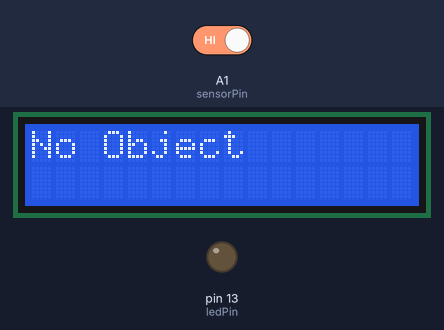
The sketch below on a simulated Arduino Uno, built with avr-gcc and run on an emulated ATmega328P. Parts: 16×2 character LCD, output pins drawn as LEDs (lit = HIGH). The test bench sets the inputs (shaded band); at power-on: A1 (sensorPin) HIGH. What the sketch prints to the serial monitor is not drawn.

Above: at 1.2 s.
1.3 s: A1 (sensorPin) driven LOW
At 2.6 s:
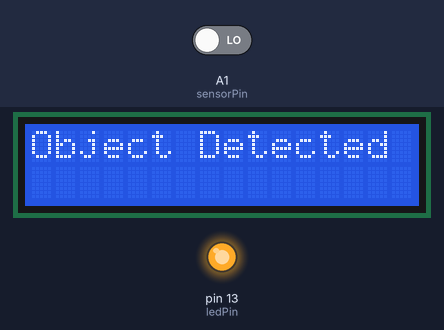
3.1 s: A1 (sensorPin) driven HIGH
At 4.3 s:
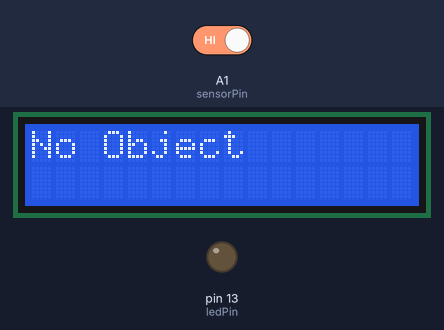
Timing chart, 0 to 6.1 s (numbered marks = the images above; inputs shaded):
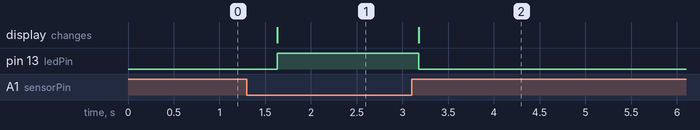

The sketch:

IR_Sensordata_read.ino
```cpp
#include <Wire.h>
#include <LiquidCrystal_I2C.h>

const int sensorPin = A1;        // OUT pin of the sensor connected to A1
const int ledPin = 13;           // Built-in LED on Arduino Uno
LiquidCrystal_I2C lcd(0x27, 16, 2); // I2C LCD address (0x27) and size (16x2)

void setup() {
  pinMode(sensorPin, INPUT_PULLUP); // Use internal pull-up resistor for A1
  pinMode(ledPin, OUTPUT);          // LED as output

  lcd.begin();                      // Initialize the LCD
  lcd.backlight();                  // Turn on the LCD backlight

  Serial.begin(9600);               // Start serial communication
  lcd.setCursor(0, 0);
  lcd.print("IR Sensor Test");      // Display startup message
}

void loop() {
  int sensorValue = digitalRead(sensorPin); // Read sensor output

  // Display sensor value on Serial Monitor
  Serial.print("Sensor Value: ");
  Serial.println(sensorValue);

  // Display sensor status on LCD
  lcd.clear(); // Clear the LCD for new data
  if (sensorValue == LOW) { // Object detected
    lcd.setCursor(0, 0);    // Set cursor to the first line
    lcd.print("Object Detected");
    digitalWrite(ledPin, HIGH); // Turn on the LED
  } else { // No object detected
    lcd.setCursor(0, 0);
    lcd.print("No Object");
    digitalWrite(ledPin, LOW); // Turn off the LED
  }

  delay(500); // Wait 500ms for stability
}
```

Measured:
- after the input at 1.3 s, pin 13 (ledPin): LOW → HIGH after 0.33 s; the display: changes after 0.33 s (image 1)
- after the input at 3.1 s, pin 13 (ledPin): HIGH → LOW after 0.08 s; the display: changes after 0.08 s (image 2)
